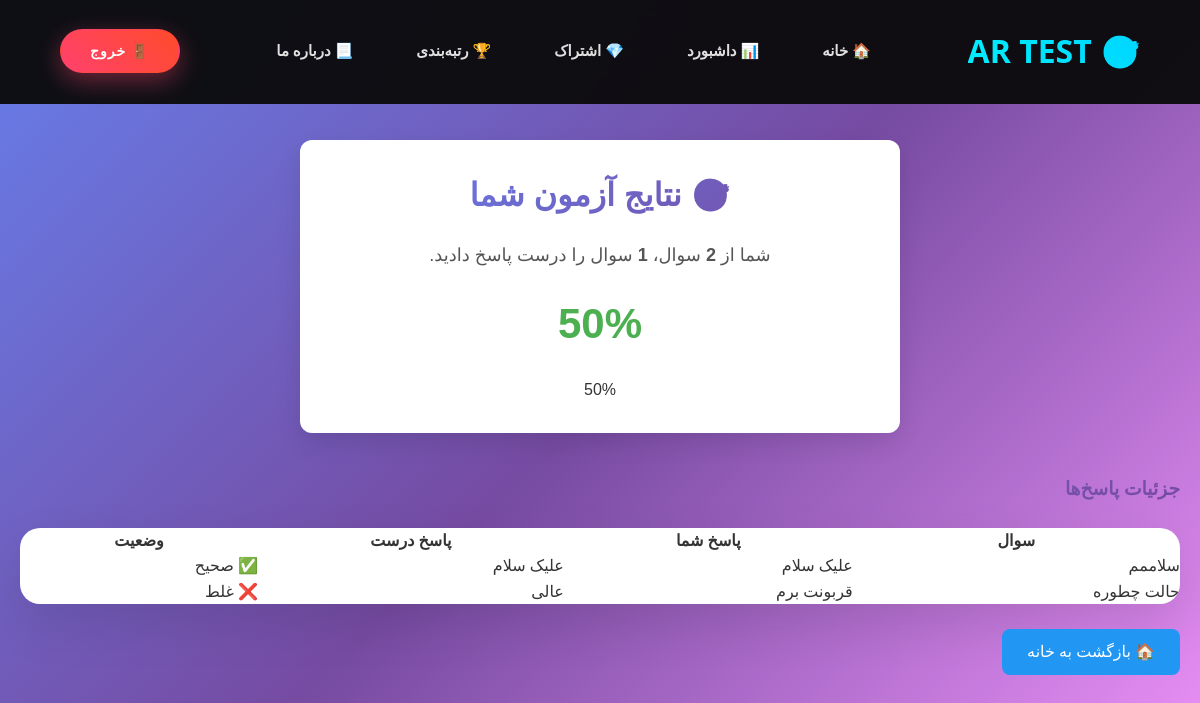
/quiz/1/results/ (signed in), run on the app's committed database.
### quizzes/models.py (models this page shows, shortened)
class Question(models.Model):
    quiz = models.ForeignKey(Quiz, on_delete=models.CASCADE, related_name='questions', verbose_name="آزمون مرتبط")
    text = models.TextField(verbose_name="متن سوال")
    is_active = models.BooleanField(
        _('فعال باشد؟'),
        default=True,
        help_text=_('تعیین می‌کند که این سوال فعال باشد یا خیر.')
    )
    created_at = models.DateTimeField(default=timezone.now, verbose_name="تاریخ ایجاد")
    class Meta:
        verbose_name = "سوال"  # نام مفرد فارسی
        verbose_name_plural = "سوالات" # نام جمع فارسی

class Choice(models.Model):
    question = models.ForeignKey(Question, on_delete=models.CASCADE, related_name='choices', verbose_name="سوال مرتبط")
    choice_text = models.CharField(max_length=500, verbose_name="متن گزینه")
    is_correct = models.BooleanField(default=False, verbose_name="آیا این گزینه صحیح است؟")
    created_at = models.DateTimeField(default=timezone.now, verbose_name="تاریخ ایجاد")
    class Meta:
        verbose_name = "گزینه"  # نام مفرد فارسی
        verbose_name_plural = "گزینه‌ها" # نام جمع فارسی

### quizzes/views.py (the view)
# urls.py: path('quiz/<int:quiz_id>/results/', views.quiz_results_view, name='quiz_results'),
@login_required
def quiz_results_view(request, quiz_id):
    quiz = get_object_or_404(Quiz, pk=quiz_id)
    attempt = QuizAttempt.objects.filter(
        user=request.user,
        quiz=quiz,
        is_completed=True
    ).last()
    if not attempt:
        messages.warning(request, "شما هنوز این آزمون را شروع نکرده‌اید.")
        return redirect('quiz_list')
    user_answers = []
    for ans in attempt.answers.all().select_related('selected_choice', 'question'):
        correct_choice = ans.question.choices.filter(is_correct=True).first()
        user_answers.append({
            'question_text': ans.question.text,  # متن سوال
            'selected_choice_text': ans.selected_choice.choice_text if ans.selected_choice else 'گزینه‌ای انتخاب نشده',
            'correct_choice_text': correct_choice.choice_text if correct_choice else 'نامشخص',
            'is_correct': ans.selected_choice.is_correct if ans.selected_choice else False,
        })
    total_questions = quiz.questions.count()
    correct_answers = sum(1 for a in user_answers if a['is_correct'])
    percentage = (correct_answers / total_questions * 100) if total_questions > 0 else 0
    return render(request, 'quizzes/results.html', {
        'quiz': quiz,
        'total_questions': total_questions,
        'correct_answers': correct_answers,
        'percentage': round(percentage, 0),  # رند شده به عدد صحیح
        'user_answers': user_answers,
    })

### quizzes/templates/quizzes/results.html (shortened to what this page needs)
{% extends "base.html" %}
{% block content %}
<div class="result-container">
    <h1>🎯 نتایج آزمون شما</h1>
    <p class="score-text">
        شما از <strong>{{ total_questions }}</strong> سوال،
        <strong>{{ correct_answers }}</strong> سوال را درست پاسخ دادید.
    </p>
    <div class="percentage">
        {{ percentage|floatformat:0 }}%
    </div>
            {{ percentage|floatformat:0 }}%
        </div>
    {% if user_answers %}
        <h3>جزئیات پاسخ‌ها</h3>
        <table class="answers-table">
            <tr>
                <th>سوال</th>
                <th>پاسخ شما</th>
                <th>پاسخ درست</th>
                <th>وضعیت</th>
            </tr>
            {% for ans in user_answers %}
            <tr>
                <td>{{ ans.question_text }}</td>
                <td>{{ ans.selected_choice_text }}</td>
                <td>{{ ans.correct_choice_text }}</td>
                <td>
                    {% if ans.is_correct %}
                        <span class="correct">✅ صحیح</span>
                    {% else %}
                        <span class="wrong">❌ غلط</span>
                    {% endif %}
                </td>
            </tr>
            {% endfor %}
        </table>
    {% endif %}
    <a href="{% url 'accounts:dashboard' %}" class="home-btn">🏠 بازگشت به خانه</a>
{% endblock %}

### quizzes/templates/base.html (style rules this page uses)
* { margin: 0; padding: 0; box-sizing: border-box; }
html, body { height: 100%; overflow-x: hidden; scroll-behavior: smooth; }
body { font-family: 'Vazir', 'Segoe UI', Tahoma, sans-serif; background: linear-gradient(135deg, #667eea 0%, #764ba2 50%, #f093fb 100%); background-attachment: fixed; color: #333; line-height: 1.6; }
h1, h2, h3 { background: linear-gradient(135deg, #667eea, #764ba2); -webkit-background-clip: text; -webkit-text-fill-color: transparent; background-clip: text; margin-bottom: 25px; font-weight: 800; }
table { width: 100%; border-collapse: separate; border-spacing: 0; background: white; border-radius: 20px; overflow: hidden; box-shadow: 0 20px 50px rgba(0,0,0,0.1); }

### quizzes/templates/quizzes/results.html (style rules this page uses)
.result-container { max-width: 600px; margin: 40px auto; padding: 30px; background: #ffffff; border-radius: 12px; box-shadow: 0 10px 25px rgba(0,0,0,0.1); text-align: center; font-family: sans-serif; }
.result-container h1 { margin-bottom: 20px; color: #333; }
.score-text { font-size: 18px; margin-bottom: 15px; color: #555; }
.percentage { font-size: 42px; font-weight: bold; color: #4CAF50; margin: 20px 0; }
.home-btn { display: inline-block; margin-top: 25px; padding: 10px 25px; background-color: #2196F3; color: #fff; border-radius: 8px; text-decoration: none; transition: background-color 0.3s; }

### data on the page
Question: question_text "سلاممم"
Choice: selected_choice_text "علیک سلام", correct_choice_text "علیک سلام"
Question: question_text "حالت چطوره"
Choice: selected_choice_text "قربونت برم"
Choice: correct_choice_text "عالی"

### other printed values
{{ total_questions }} "2"
{{ correct_answers }} "1"
{{ percentage|floatformat:0 }} "50"
